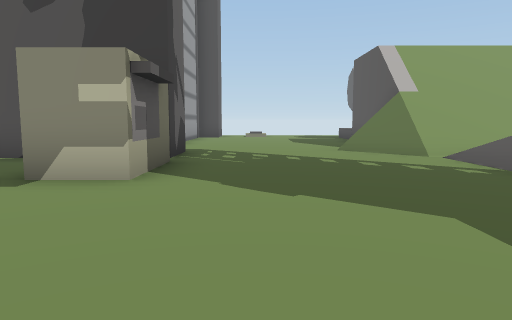
view 1 (above)

24 first-person views from a walk through a scene from a Unity 3-D project. The camera is 1.3 m above the floor, tilts 6° down and sees 70° across. The floor is counted in squares, 2 m on a side. Each view is taken from the middle of a square. On the plan, view 1 faces up. The plan holds only what a view shows up to about 11 squares ahead; the rest is blank. The place goes on beyond the plan. Some animated figures are left out.

view 2
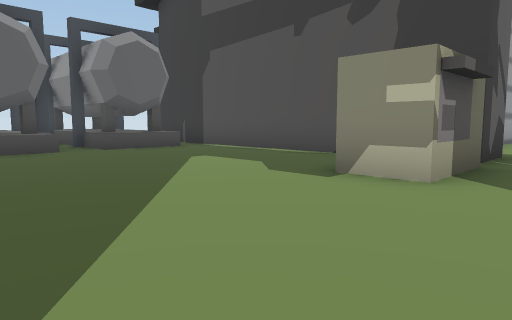

view 3
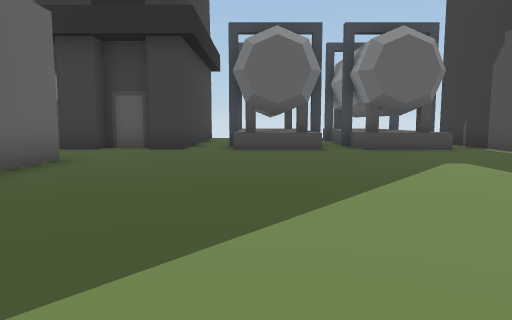

view 4
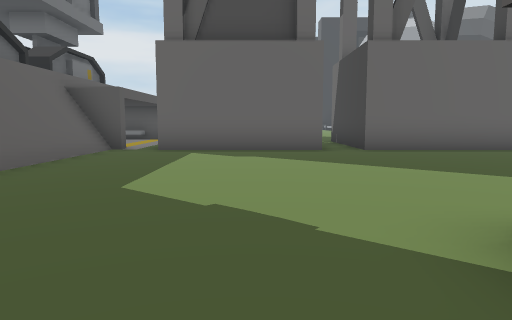

view 5
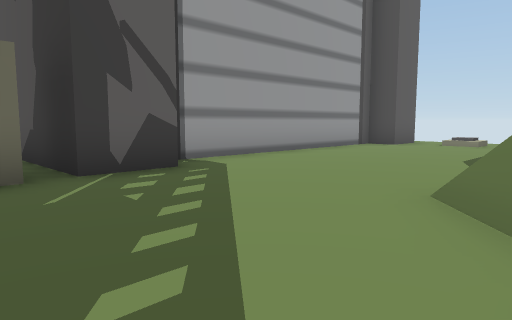

view 6
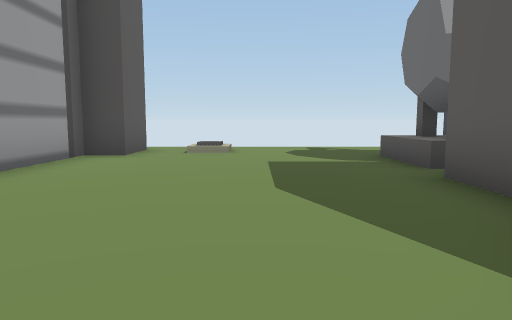

view 7
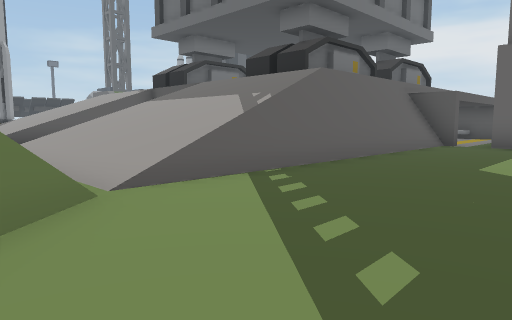

view 8
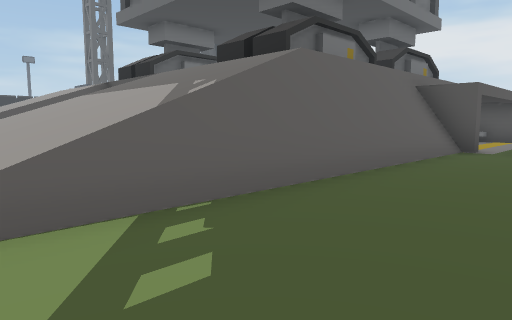

view 9
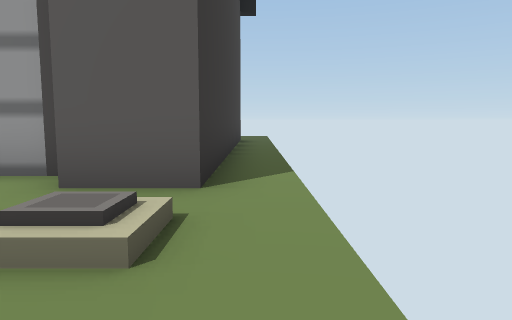

view 10
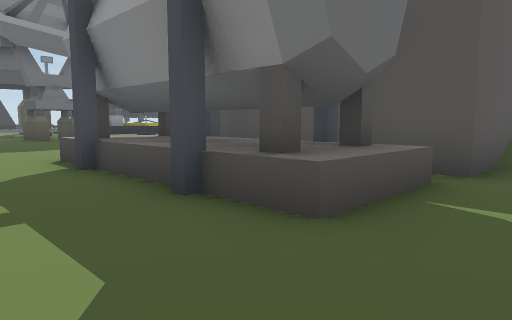

view 11
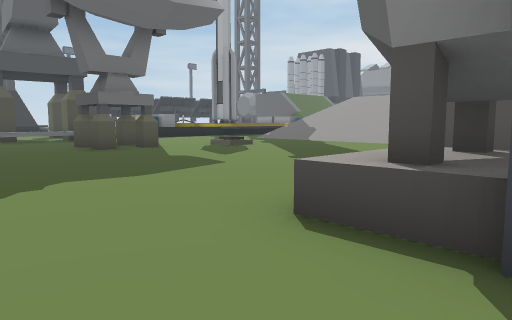

view 12
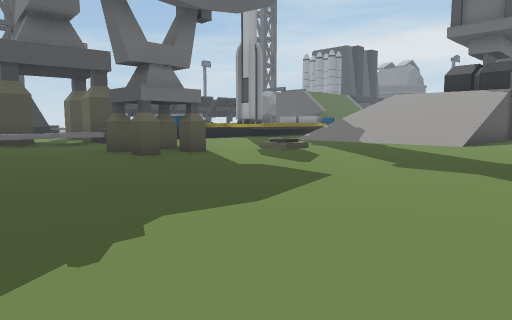

view 13
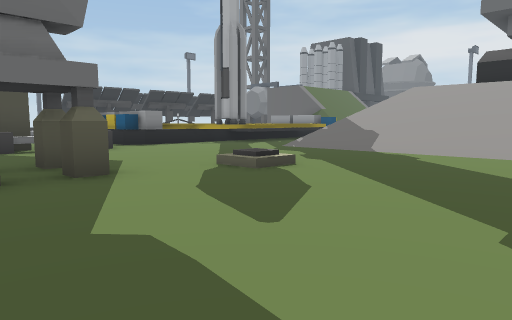

view 14
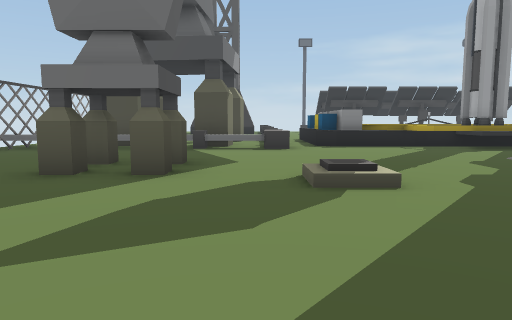

view 15
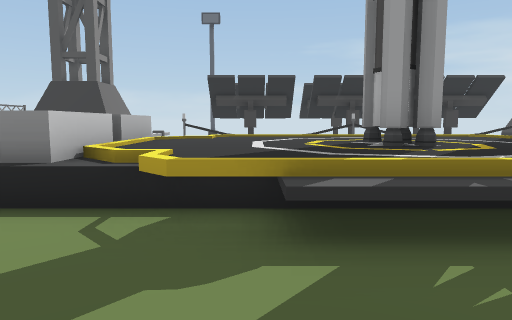

view 16
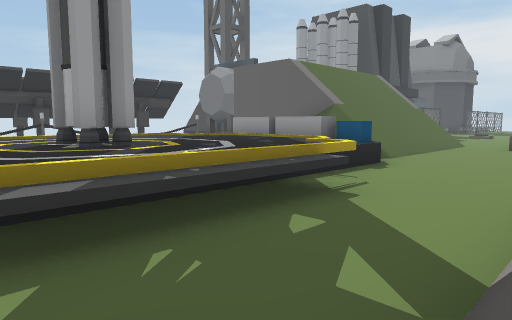

view 17
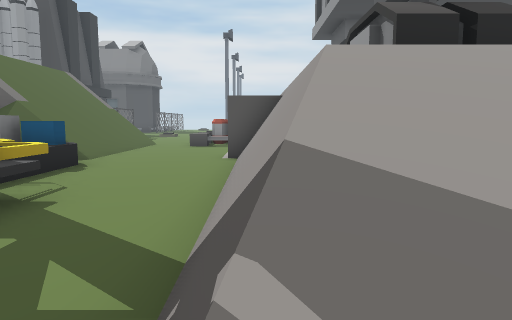

view 18
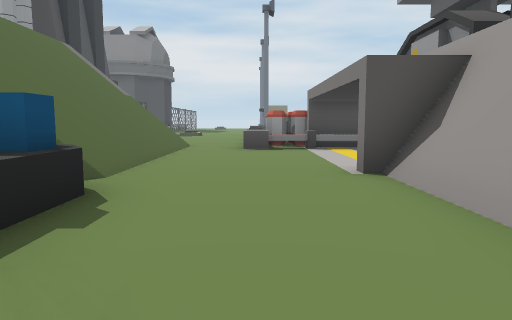

view 19
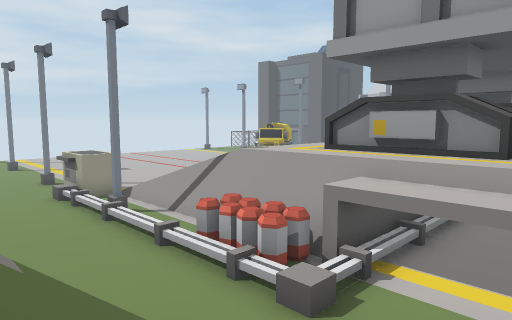

view 20
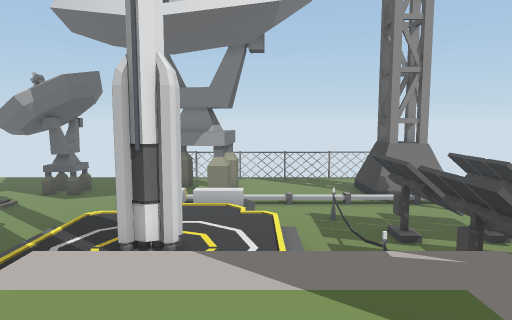

view 21
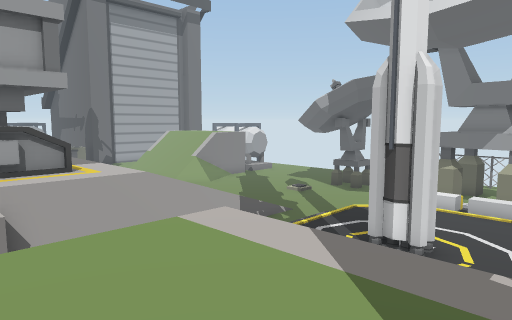

view 22
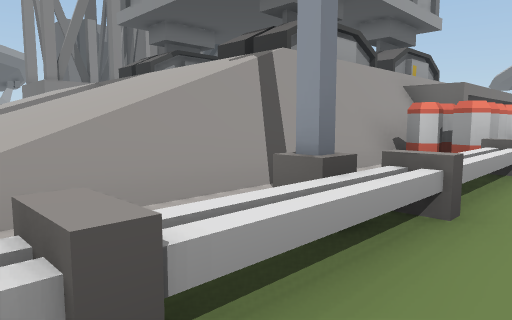

view 23
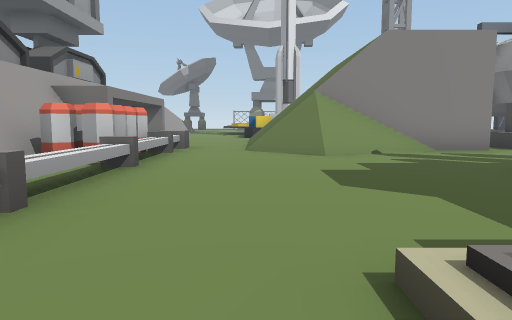

view 24
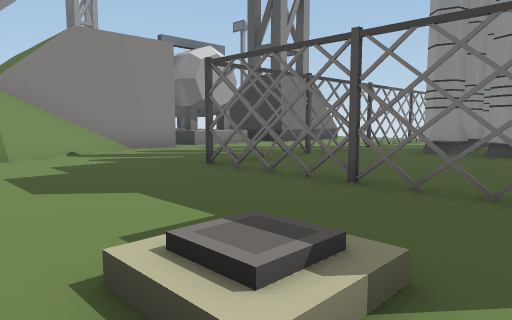

### Floor plan
Key: @ floor where view 1 was taken; # wall or solid block; x gap in a wall; . main floor; : floor 0.5 m higher than the main floor; + floor 3.75 m higher than the main floor; * floor 5.25 m higher than the main floor; / step, stairs or slope; = window, fence, low wall or low ledge; ^ raised ledge; v drop or lower ground; P pipe; R rocket; T thing the floor can be seen under or through; O other object.
Columns run from 10 left of view 1 to 32 right of it. Each row starts with its distance up from view 1.
 17  ............... ......      #^#
 16  ########.:...................^
 15        ##.....^^^^^...........^#
 14        #......^===^...........^#
 13        #......^^^^^ ......##..^#
 12        #...../*     ......##..^#
 11        #...../      ..........P^^
 10        #.....v///   .....:.......
  9        #..... ///   ...........^^^^
  8        ##....#///    ..........^^^^^  #
  7 #########....=//     .........^^^^^^..#...
  6 ........O.....////// .//////..^^^^^^..=#..
  5 ^^......O...../////= ./////=..^^^^^^^.#...
  4 ^^......O.....=////v ./////#..^^RR^^^ #
  3 ..............#////v  /////#..^^RR^^^ ##
  2 ^^............#////   /////#..^^^^^^^ #
  1 ^^............#++++    +++/#..^^^^^^.
  0 ..........@...#  ++    +++/#...^^^^^
 -1 ##............#  ##    ##+/#...#^^^
 -2  #............#  #      #+/#...#vv^//
 -3  #..####.####..          //....////**
 -4  #     #.    ..            ....////**
 -5        #.    ..         .......////
 -6              ..        ........////
 -7              ./        ^^//^^P.////  ^^
 -8                         #+/vOO.=##v//...
 -9                        ##+/vOO..........
-10                        +++/vOO...........
-11                         ++/v.^......#.##x#x
-12                       /////v.^.....T.......
-13                   /v  /////v.^.....T...####
-14                   /v  /////v.^.....T...####
-15                       /////v.^..:..T...#
-16                            //^.....

Where each view was taken, in squares from view 1:
view 1: 0 up, 0 right, facing up
view 2: 0 up, 0 right, facing up-left
view 3: 1 up, 0 right, facing left
view 4: 6 up, 0 right, facing down
view 5: 5 up, 3 right, facing up-left
view 6: 8 up, 1 right, facing up
view 7: 8 up, 0 right, facing down-right
view 8: 6 up, 1 right, facing down-right
view 9: 17 up, 2 right, facing left
view 10: 17 up, 2 right, facing down-right
view 11: 17 up, 7 right, facing down-right
view 12: 17 up, 9 right, facing down-right
view 13: 14 up, 11 right, facing down-right
view 14: 11 up, 11 right, facing right
view 15: 6 up, 17 right, facing right
view 16: 6 up, 17 right, facing down-right
view 17: 6 up, 17 right, facing down
view 18: 2 up, 19 right, facing down
view 19: 4 down, 23 right, facing down-left
view 20: 4 down, 25 right, facing up
view 21: 4 down, 26 right, facing up-left
view 22: 16 down, 20 right, facing up-left
view 23: 16 down, 21 right, facing up
view 24: 16 down, 21 right, facing up-right
